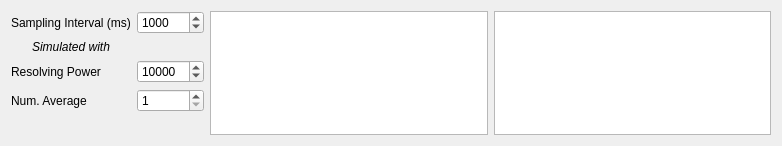
<?xml version="1.0" encoding="UTF-8"?>
<ui version="4.0">
 <class>AcquisitionWidget</class>
 <widget class="QWidget" name="AcquisitionWidget">
  <property name="geometry">
   <rect>
    <x>0</x>
    <y>0</y>
    <width>782</width>
    <height>146</height>
   </rect>
  </property>
  <property name="windowTitle">
   <string>Form</string>
  </property>
  <layout class="QHBoxLayout" name="horizontalLayout_2">
   <item>
    <layout class="QHBoxLayout" name="horizontalLayout">
     <item>
      <layout class="QGridLayout" name="gridLayout">
       <item row="4" column="1">
        <spacer name="verticalSpacer">
         <property name="orientation">
          <enum>Qt::Vertical</enum>
         </property>
         <property name="sizeHint" stdset="0">
          <size>
           <width>20</width>
           <height>40</height>
          </size>
         </property>
        </spacer>
       </item>
       <item row="0" column="0">
        <widget class="QLabel" name="label">
         <property name="text">
          <string>Sampling Interval (ms)</string>
         </property>
        </widget>
       </item>
       <item row="0" column="1">
        <widget class="QSpinBox" name="spinBoxSampIntval">
         <property name="minimumSize">
          <size>
           <width>64</width>
           <height>0</height>
          </size>
         </property>
         <property name="keyboardTracking">
          <bool>false</bool>
         </property>
         <property name="minimum">
          <number>100</number>
         </property>
         <property name="maximum">
          <number>3000</number>
         </property>
         <property name="singleStep">
          <number>100</number>
         </property>
         <property name="value">
          <number>1000</number>
         </property>
        </widget>
       </item>
       <item row="2" column="0">
        <widget class="QLabel" name="label_2">
         <property name="text">
          <string>Resolving Power</string>
         </property>
        </widget>
       </item>
       <item row="2" column="1">
        <widget class="QSpinBox" name="spinBoxRP">
         <property name="minimum">
          <number>100</number>
         </property>
         <property name="maximum">
          <number>100000</number>
         </property>
         <property name="singleStep">
          <number>100</number>
         </property>
         <property name="value">
          <number>10000</number>
         </property>
        </widget>
       </item>
       <item row="3" column="0">
        <widget class="QLabel" name="label_3">
         <property name="text">
          <string>Num. Average</string>
         </property>
        </widget>
       </item>
       <item row="3" column="1">
        <widget class="QSpinBox" name="spinBoxAverage">
         <property name="minimum">
          <number>1</number>
         </property>
         <property name="maximum">
          <number>10000</number>
         </property>
        </widget>
       </item>
       <item row="1" column="0">
        <widget class="QLabel" name="label_4">
         <property name="font">
          <font>
           <italic>true</italic>
          </font>
         </property>
         <property name="text">
          <string>Simulated with</string>
         </property>
         <property name="alignment">
          <set>Qt::AlignCenter</set>
         </property>
        </widget>
       </item>
      </layout>
     </item>
    </layout>
   </item>
   <item>
    <widget class="QListView" name="listView"/>
   </item>
   <item>
    <widget class="QGraphicsView" name="graphicsView"/>
   </item>
  </layout>
 </widget>
 <resources/>
 <connections/>
</ui>
